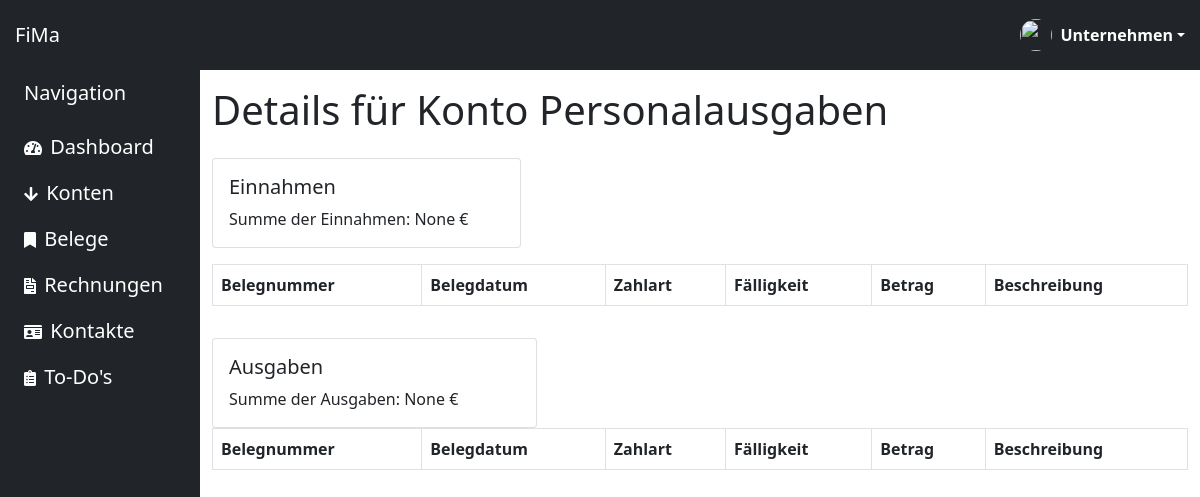
Page /accountDetails/ (signed in) on the earlier database version.
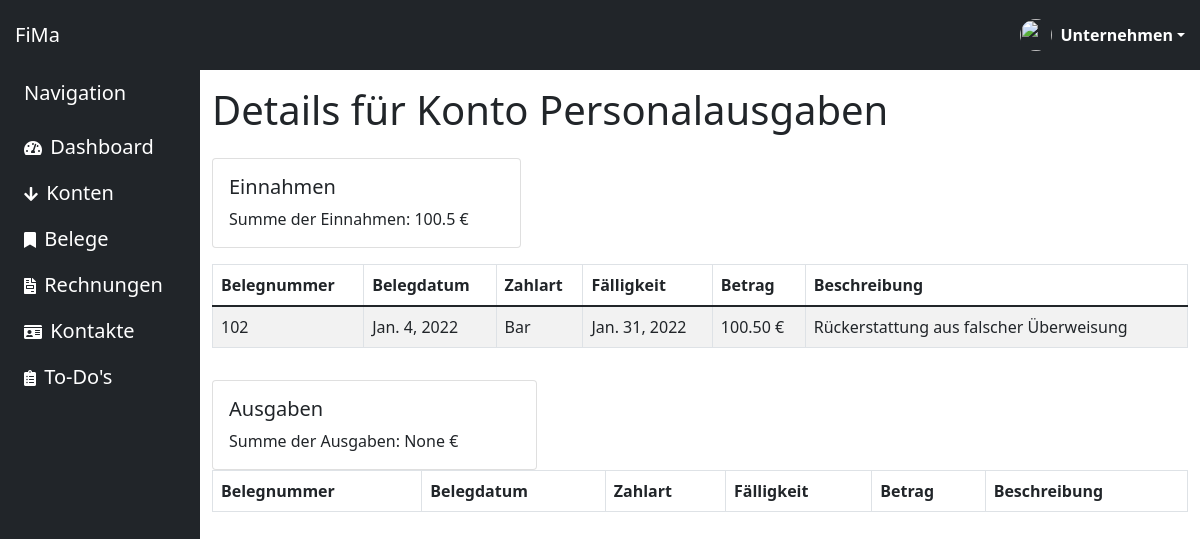
Same page on the later database version.
### home/models.py (models this page shows)
class receipt(models.Model):
    belegnummer = models.IntegerField()
    belegdatum = models.DateField()
    zahlart_choices = [('Bar','Bar'),
                ('Karte','Karte'),]
    zahlart = models.CharField(max_length=10,choices=zahlart_choices,default="Karte")
    faelligkeit = models.DateField()
    betrag = models.DecimalField(max_digits=10,decimal_places=2)
    beschreibung = models.CharField(max_length=150)
    konto_name = models.ForeignKey('konto',on_delete=models.CASCADE,to_field='name')
    art_choices = [('Einnahme','Einnahme'),
                ('Ausgabe','Ausgabe'),]
    art = models.CharField(max_length=10,choices=art_choices,default="Einnahme")

### home/views.py (the view)
# urls.py: path('accountDetails/', views.accountDetails, name='accountDetails'),
@login_required()
def accountDetails(request):
    all_einnahmen = receipt.objects.filter(konto_name='Personalausgaben',art='Einnahme')
    all_einnahmen_dict = {
        'einnahme': all_einnahmen
    }
    summe_e = receipt.objects.filter(konto_name='Personalausgaben',art='Einnahme').aggregate(sum=Sum('betrag'))['sum']
    print(summe_e)
    all_ausgaben = receipt.objects.filter(konto_name = 'Personalausgaben',art='Ausgabe')
    all_ausgaben_dict = {
        'receipt': all_ausgaben
    }
    summe_a = receipt.objects.filter(konto_name='Personalausgaben',art='Ausgabe').aggregate(sum=Sum('betrag'))['sum']
    name = 'Personalausgaben'
    context = {"title": "Details","all_ausgaben_dict": all_ausgaben,"all_einnahmen_dict":all_einnahmen,"konto":name,
        "summe_einnahmen":summe_e,"summe_ausgaben":summe_a}
    return render(request, 'home/accountDetails.html',context)

### home/templates/home/accountDetails.html (shortened to what this page needs)
{% extends "home/base.html"%}
{%load static%}
{% block hauptinhalt %}
<div class="col py-3">
   <div class="row">
      <h1>Details für Konto {{konto}}</h1>
      <div class="col-sm-4">
         <div class="card">
            <div class="card-body">
               <h5 class="card-title">Einnahmen</h5>
               <p class="card-text">Summe der Einnahmen: {{summe_einnahmen}} €</p>
            </div>
         </div>
      </div>
   </div>
   <div class="table-responsive">
      <table class="table table-bordered table-hover table-striped">
         <thead>
             <tr>
                 <th>Belegnummer</th>
                 <th>Belegdatum</th>
                 <th>Zahlart</th>
                 <th>Fälligkeit</th>
                 <th>Betrag</th>
                 <th>Beschreibung</th>
             </tr>
         </thead>
         {% if all_einnahmen_dict %}
         <tbody>
             {% for einnahme in all_einnahmen_dict %}
             <tr>
                 <td>{{einnahme.belegnummer}}</td>
                 <td>{{einnahme.belegdatum}}</td>
                 <td>{{einnahme.zahlart}}</td>
                 <td>{{einnahme.faelligkeit}}</td>
                 <td>{{einnahme.betrag}} €</td>
                 <td>{{einnahme.beschreibung}}</td>
             </tr>
             {% endfor %}
         </tbody>
         {% endif %}
      </table>
   </div>
   <div class="col-sm-4">
      <div class="card">
         <div class="card-body">
            <h5 class="card-title">Ausgaben</h5>
            <p class="card-text">Summe der Ausgaben: {{summe_ausgaben}} €</p>
         </div>
      </div>
   </div>
   <div class="table-responsive">
      <table class="table table-bordered table-hover table-striped">
         <thead>
             <tr>
                 <th>Belegnummer</th>
                 <th>Belegdatum</th>
                 <th>Zahlart</th>
                 <th>Fälligkeit</th>
                 <th>Betrag</th>
                 <th>Beschreibung</th>
             </tr>
         </thead>
      </table>
   </div>
</div>
{% endblock hauptinhalt %}

Differences in the rows shown:
added receipt: konto_name "Personalausgaben", belegnummer "102", belegdatum "Jan. 4, 2022", zahlart "Bar", faelligkeit "Jan. 31, 2022", betrag "100.50", beschreibung "Rückerstattung aus falscher Überweisung"
Other differences:
{{ summe_einnahmen }}: "None" → "100.5"
{{ konto }}: "Personalausgaben" → (not shown)
